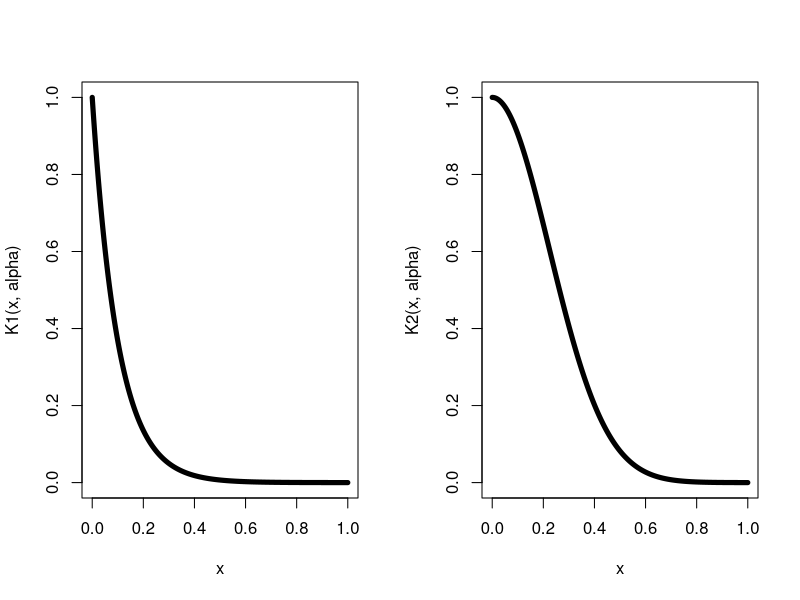

Recreate this plot in R.
n=100
x=seq(0,1,0.001)

K1=function(x,alpha) exp(-x/alpha)
K2=function(x,alpha) exp(-x^2/alpha)

alpha=0.1
par(mfrow=c(1,2))
plot(x,K1(x,alpha),type='l',lwd=5)
plot(x,K2(x,alpha),type='l',lwd=5)